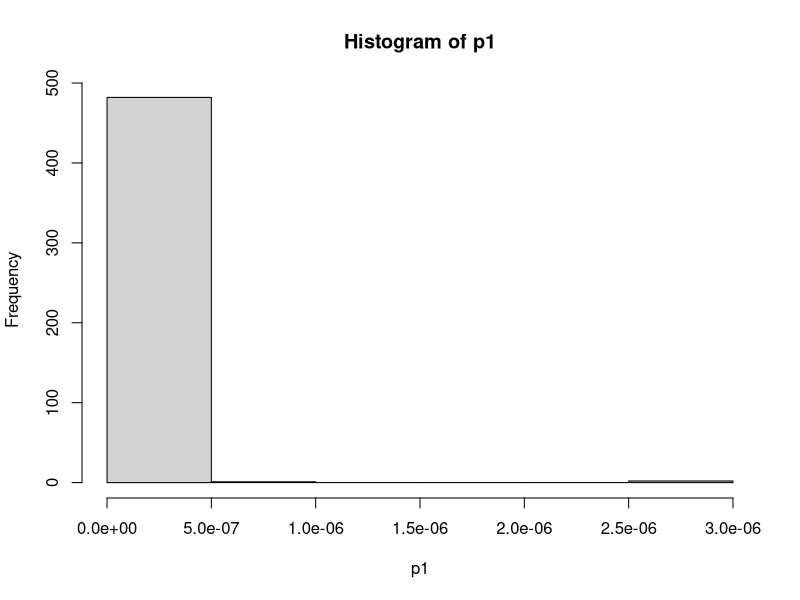
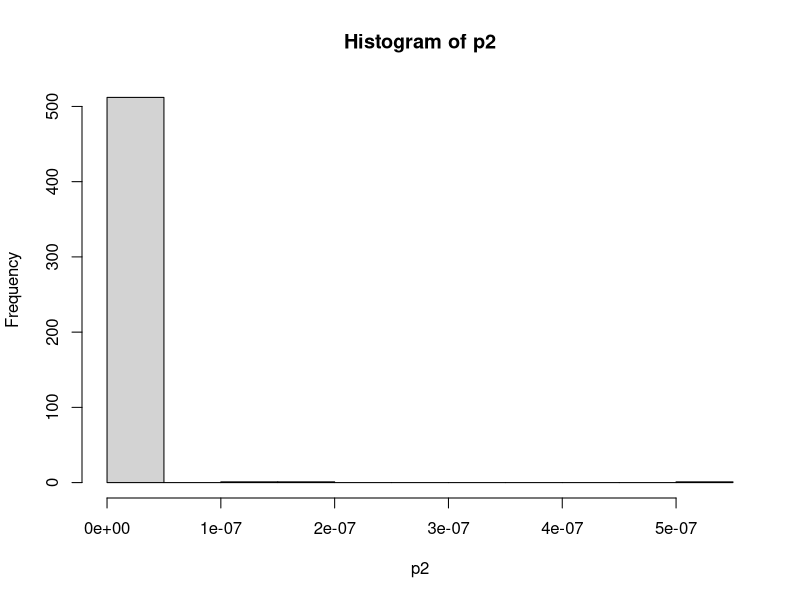

These figures' R source, in order:
## ---- chunk 1
#simple setup: standard linear model Y=Xβ+ε. 

set.seed(610)

n <- 100
p <- 10 

X <- matrix(rnorm(n*p), n, p)
beta <- c(1, -1, rep(0, p-2))
e <- rnorm(n)
y <- X %*% beta + e  
## ---- chunk 2
#approach: remove one predictor at a time based on the smallest RSS

backward_stepwise <- function(dat) {
  cols <- names(dat)
  pred <- cols[cols != "y"]

  while (TRUE) {
    k <- length(pred)
    if (k == 0) break

    fm <- paste(pred, collapse = "+")

    form <- as.formula(paste("y ~", fm))
    model <- lm(form, dat)

    if (k == 1) break

        rss_vec <- numeric(k)
    
    for (i in 1:k) {
      nw_pred <- pred[-i]
      nw_fm <- paste(nw_pred, collapse = "+")
      nw_form <- as.formula(paste("y ~", nw_fm))
      nw_model <- lm(nw_form, dat)
      rss_vec[i] <- sum(nw_model$residuals^2)
    }

    rss_min <- which.min(rss_vec)
    pred <- pred[-rss_min]
  }

  model
}
## ---- chunk 3
#sim
set.seed(610)
n <- 100
p <- 10
beta_true <- c(1, -1, rep(0, p - 2))

simulation <- 1000

p_mat <- matrix(NA, nrow = simulation, ncol = 2)
colnames(p_mat) <- c("X1", "X2")

select_mat <- matrix(0, nrow = simulation, ncol = p)
colnames(select_mat) <- paste0("X", 1:p)

for (i in 1:simulation) {
  X <- matrix(rnorm(n * p), n, p)
  e <- rnorm(n)
  y <- X %*% beta_true + e  

  dat <- data.frame(y = as.numeric(y), X)
  colnames(dat) <- c("y", paste0("X", 1:p))

  model <- backward_stepwise(dat)

  vars <- names(coef(model))[-1]
  
  if (length(vars) > 0) {
    select_mat[i, vars] <- 1
  }

  sm <- summary(model)$coefficients

  if ("X1" %in% rownames(sm)) {
    p_mat[i, "X1"] <- sm["X1", "Pr(>|t|)"]
  }

  if ("X2" %in% rownames(sm)) {
    p_mat[i, "X2"] <- sm["X2", "Pr(>|t|)"]
  }
}

select_prob <- colMeans(select_mat)
select_prob

p1 <- p_mat[, "X1"]
p2 <- p_mat[, "X2"]

mean(p1 < 0.05, na.rm = TRUE)
mean(p2 < 0.05, na.rm = TRUE)

hist(p1)
hist(p2)

